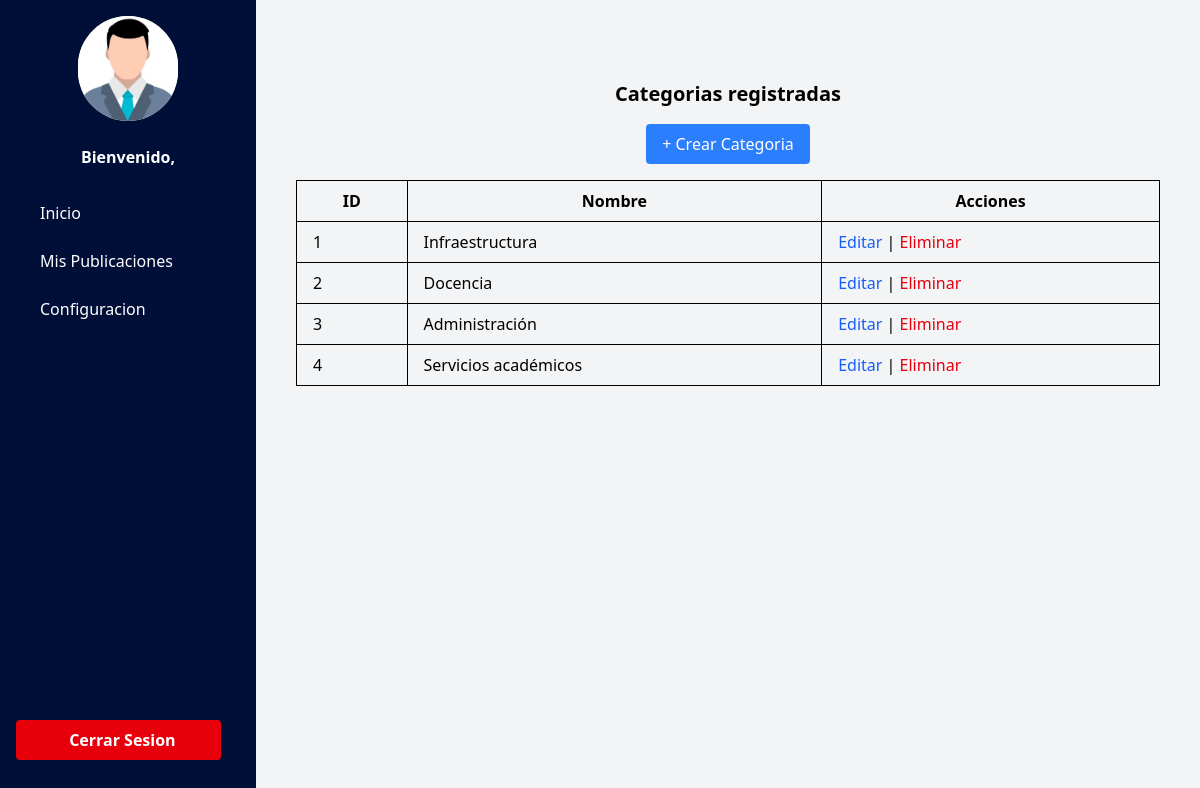
The app's page /publicacion/publicacion/categorias/, older data.
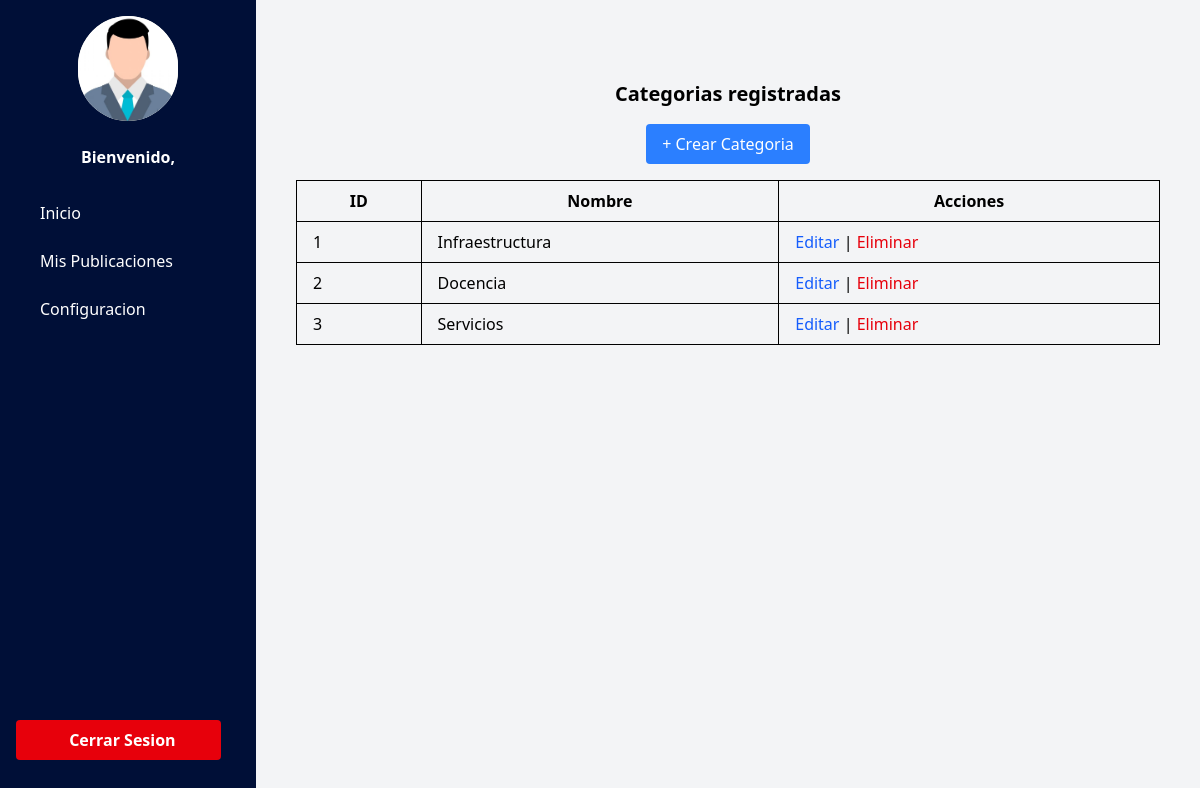
The same page, newer data.
### publicaciones/models.py (models this page shows, shortened)
class Categorias(models.Model):
    nombre = models.CharField(max_length=100)

### publicaciones/views.py (the view)
# urls.py: path('publicacion/categorias/', lista_categorias, name='lista_categorias'),
def lista_categorias(request):
    categorias = Categorias.objects.all()
    return render(request, 'listacategorias.html', {'categorias': categorias})

### templates/listacategorias.html
{% extends 'index.html' %} {% block content %}
<div class="w-screen h-screen flex">
  <div class="w-auto">{% include 'navbar.html'%}</div>
  <main
    class="flex flex-col items-center bg-gray-100 relative overflow-y-scroll pt-20 w-full px-10"
  >
    <h1 class="text-xl font-bold mb-4">Categorias registradas</h1>
  <a href="{% url 'nueva_categoria' %}" class="bg-blue-500 text-white px-4 py-2 rounded">+ Crear Categoria</a>
  <table class="table-auto w-full mt-4 border-collapse border border-gray-300">
    <thead>
      <tr>
        <th class="border px-4 py-2">ID</th>
        <th class="border px-4 py-2">Nombre</th>
        <th class="border px-4 py-2">Acciones</th>
      </tr>
    </thead>
    <tbody>
      {% for categoria in categorias %}
      <tr>
        <td class="border px-4 py-2">{{ categoria.id }}</td>
        <td class="border px-4 py-2">{{ categoria.nombre }}</td>
        <td class="border px-4 py-2">
          <a href="{% url 'editar_categoria' categoria.id %}" class="text-blue-600 hover:underline">Editar</a> |
          <a href="{% url 'eliminar_categoria' categoria.id %}" class="text-red-600 hover:underline">Eliminar</a>
        </td>
      </tr>
      {% endfor %}
    </tbody>
  </table>
  </main>
</div>
{%endblock%}

Row changes from the older to the newer data that the page shows:
removed Categorias: id "4", nombre "Servicios académicos"
changed Categorias id 3: nombre "Administración" → "Servicios"
